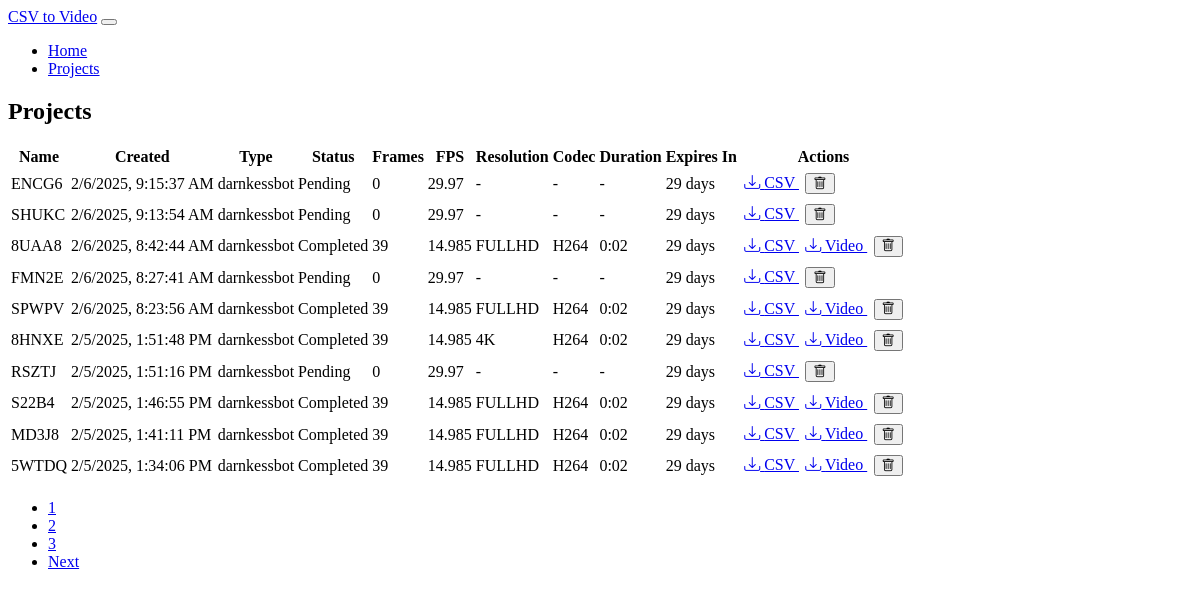
The app's page /projects with its own data.
### models.py (models this page shows, shortened)
class Project(db.Model):
    id = db.Column(db.Integer, primary_key=True)
    name = db.Column(db.String(100), nullable=False)
    csv_file = db.Column(db.String(255), nullable=False)
    csv_type = db.Column(db.String(20), nullable=False)  # 'darnkessbot' or 'wheellog'
    created_at = db.Column(db.DateTime, nullable=False, default=datetime.utcnow)
    expiry_date = db.Column(db.DateTime, nullable=False)
    frame_count = db.Column(db.Integer, default=0)
    fps = db.Column(db.Float, default=29.97)
    video_file = db.Column(db.String(255))
    codec = db.Column(db.String(10))
    resolution = db.Column(db.String(10))  # 'fullhd' or '4k'
    video_duration = db.Column(db.Float)  # Duration in seconds
    status = db.Column(db.String(20), default='pending')  # pending, processing, completed, error
    error_message = db.Column(db.Text)
    folder_number = db.Column(db.Integer)  # New field for storing unique folder number
    def days_until_expiry(self):
        if self.expiry_date:
            delta = self.expiry_date - datetime.utcnow()
            return max(0, delta.days)
        return 0
    def get_duration_str(self):
        if self.video_duration is None:
            return '-'
        minutes = int(self.video_duration // 60)
        seconds = int(self.video_duration % 60)
        return f"{minutes}:{seconds:02d}"

### app.py (the view)
@app.route('/projects')
def list_projects():
    page = request.args.get('page', 1, type=int)
    projects = Project.query.order_by(Project.created_at.desc())\
        .paginate(page=page, per_page=10, error_out=False)
    return render_template('projects.html', projects=projects)

### templates/projects.html (shortened to what this page needs)
{% extends "base.html" %}
{% block content %}
<div class="card">
    <div class="card-header">
        <h2 class="card-title">Projects</h2>
    </div>
    <div class="card-body">
        <div class="table-responsive">
            <table class="table">
                <thead>
                    <tr>
                        <th>Name</th>
                        <th>Created</th>
                        <th>Type</th>
                        <th>Status</th>
                        <th>Frames</th>
                        <th>FPS</th>
                        <th>Resolution</th>
                        <th>Codec</th>
                        <th>Duration</th>
                        <th>Expires In</th>
                        <th>Actions</th>
                    </tr>
                </thead>
                <tbody>
                    {% for project in projects.items %}
                    <tr>
                        <td>{{ project.name }}</td>
                        <td data-timestamp="{{ project.created_at.timestamp() }}">
                        </td>
                        <td>{{ project.csv_type }}</td>
                        <td>
                            <span class="badge text-bg-{{
                                'warning' if project.status == 'processing' else
                                'success' if project.status == 'completed' else
                                'danger' if project.status == 'error' else
                                'secondary'
                            }}"
                            data-project-id="{{ project.id }}"
                            data-project-status="{{ project.status }}"
                            >{{ project.status.capitalize() }}</span>
                        </td>
                        <td>{{ project.frame_count }}</td>
                        <td>{{ project.fps }}</td>
                        <td>{{ project.resolution|upper if project.resolution else '-' }}</td>
                        <td>{{ project.codec|upper if project.codec else '-' }}</td>
                        <td>{{ project.get_duration_str() }}</td>
                        <td>{{ project.days_until_expiry() }} days</td>
                        <td>
                            <a href="{{ url_for('download_file', project_id=project.id, type='processed_csv') }}"
                               class="btn btn-sm btn-info">
                                <i class="bi bi-download"></i> CSV
                            </a>
                            {% if project.video_file %}
                            <a href="{{ url_for('download_file', project_id=project.id, type='video') }}"
                               class="btn btn-sm btn-success">
                                <i class="bi bi-download"></i> Video
                            </a>
                            {% endif %}
                            <button onclick="deleteProject({{ project.id }})"
                                    class="btn btn-sm btn-danger">
                                <i class="bi bi-trash"></i>
                            </button>
                        </td>
                    </tr>
                    {% endfor %}
                </tbody>
            </table>
        </div>
        {% if projects.pages > 1 %}
        <nav aria-label="Project navigation" class="mt-4">
            <ul class="pagination justify-content-center">
                {% for page_num in range(projects.page - 1, projects.page + 2) %}
                    {% if page_num > 0 and page_num <= projects.pages %}
                    <li class="page-item {% if page_num == projects.page %}active{% endif %}">
                        <a class="page-link" href="{{ url_for('list_projects', page=page_num) }}">{{ page_num }}</a>
                    </li>
                    {% endif %}
                {% endfor %}
                {% if projects.page < projects.pages - 1 %}
                <li class="page-item">
                    <a class="page-link" href="{{ url_for('list_projects', page=projects.pages) }}">{{ projects.pages }}</a>
                </li>
                {% endif %}
                {% if projects.has_next %}
                <li class="page-item">
                    <a class="page-link" href="{{ url_for('list_projects', page=projects.next_num) }}">Next</a>
                </li>
                {% endif %}
            </ul>
        </nav>
        {% endif %}
    </div>
</div>
{% endblock %}

### templates/base.html (shortened to what this page needs)
<!DOCTYPE html>
<html lang="en" data-bs-theme="dark">
<head>
    <link href="https://cdn.replit.com/agent/bootstrap-agent-dark-theme.min.css" rel="stylesheet">
    <link href="https://cdn.jsdelivr.net/npm/bootstrap-icons@1.7.2/font/bootstrap-icons.css" rel="stylesheet">
    <link href="{{ url_for('static', filename='css/custom.css') }}" rel="stylesheet">
</head>
<body>
    <nav class="navbar navbar-expand-lg navbar-dark bg-dark mb-4">
        <div class="container">
            <a class="navbar-brand" href="{{ url_for('index') }}">CSV to Video</a>
            <button class="navbar-toggler" type="button" data-bs-toggle="collapse" data-bs-target="#navbarNav">
            </button>
            <div class="collapse navbar-collapse" id="navbarNav">
                <ul class="navbar-nav">
                    <li class="nav-item">
                        <a class="nav-link" href="{{ url_for('index') }}">Home</a>
                    </li>
                    <li class="nav-item">
                        <a class="nav-link" href="{{ url_for('list_projects') }}">Projects</a>
                    </li>
                </ul>
            </div>
        </div>
    </nav>
    <div class="container">
        {% block content %}{% endblock %}
    </div>
</body>
</html>

### static/css/custom.css (style rules this page uses)
.card { margin-bottom: 2rem; }
.table td, .table th { vertical-align: middle; white-space: nowrap; }
.table td:last-child { min-width: 150px; }
.table-responsive { overflow-x: auto; }
.btn-sm { margin: 0.2rem; }

### records on screen
Project: name "ENCG6", csv_type "darnkessbot", status "Pending", frame_count "0", fps "29.97", resolution "-", codec "-", get_duration_str "-", days_until_expiry "29"
Project: name "SHUKC", csv_type "darnkessbot", status "Pending", frame_count "0", fps "29.97", resolution "-", codec "-", get_duration_str "-", days_until_expiry "29"
Project: name "8UAA8", csv_type "darnkessbot", status "Completed", frame_count "39", fps "14.985", resolution "FULLHD", codec "H264", get_duration_str "0:02", days_until_expiry "29"
Project: name "FMN2E", csv_type "darnkessbot", status "Pending", frame_count "0", fps "29.97", resolution "-", codec "-", get_duration_str "-", days_until_expiry "29"
Project: name "SPWPV", csv_type "darnkessbot", status "Completed", frame_count "39", fps "14.985", resolution "FULLHD", codec "H264", get_duration_str "0:02", days_until_expiry "29"
Project: name "8HNXE", csv_type "darnkessbot", status "Completed", frame_count "39", fps "14.985", resolution "4K", codec "H264", get_duration_str "0:02", days_until_expiry "29"
Project: name "RSZTJ", csv_type "darnkessbot", status "Pending", frame_count "0", fps "29.97", resolution "-", codec "-", get_duration_str "-", days_until_expiry "29"
Project: name "S22B4", csv_type "darnkessbot", status "Completed", frame_count "39", fps "14.985", resolution "FULLHD", codec "H264", get_duration_str "0:02", days_until_expiry "29"
Project: name "MD3J8", csv_type "darnkessbot", status "Completed", frame_count "39", fps "14.985", resolution "FULLHD", codec "H264", get_duration_str "0:02", days_until_expiry "29"
Project: name "5WTDQ", csv_type "darnkessbot", status "Completed", frame_count "39", fps "14.985", resolution "FULLHD", codec "H264", get_duration_str "0:02", days_until_expiry "29"

### other values on screen
{{ page_num }} "1" "2"
{{ projects.pages }} "3"
